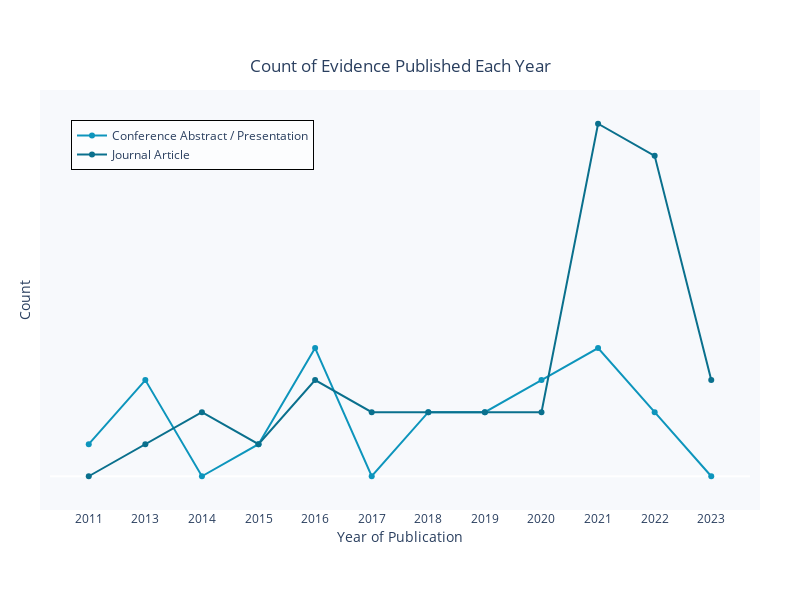

The notebook cell this image was saved under:
### Markdown cell above
&nbsp;

<span style="color:#FF6666; font-weight:600;">Grouped Data Line Graph (two sets of data)</span>

### Code cell
# Define color values
gorilla_dark_blue = 'rgb(10, 112, 141)'
gorilla_light_blue = 'rgb(13, 149, 188)'

# Get the value counts 
df = dataframe_one.groupby("Type of Evidence")["Year of Publication"].value_counts().reset_index(name='Count')

# First Filter (optional)
values_to_exclude = []
filt = df['Count'].isin(values_to_exclude)
df = df[~filt]

# Second Filter  (optional)
filt = df['Year of Publication'] >2000
df = df[filt]

# Pivot the DataFrame so years are columns, evidence_types are rows, and the values are counts
pivot_df = df.pivot(index='Type of Evidence', columns='Year of Publication', values='Count').fillna(0)

# Create the figure
fig = go.Figure()

# Add a line for each evidence_type
for evidence_type, row in pivot_df.iterrows():
    fig.add_trace(go.Scatter(
        x=row.index.astype(str),  # x values are the years
        y=row.values,  # y values are the counts
        name=evidence_type,
        text=row.values,
        mode='lines+markers',
        marker=dict(color=gorilla_light_blue if evidence_type == 'Conference Abstract / Presentation' else gorilla_dark_blue)
    ))

# Set the title and axis labels
fig.update_layout(
    width=800,
    height=600,
    title={
        'text': 'Count of Evidence Published Each Year',
        'x': 0.5,
        'y': 0.9,
        'xanchor': 'center',
        'yanchor': 'top'
    },
    plot_bgcolor='rgba(229, 236, 246, 0.3)',  # Change the background color. Use any valid color string.
    showlegend = True,  # Legend on/off
    
    yaxis=dict(
        title='Count',  # Y-axis title
        showticklabels=True,
        tickvals=pivot_df.columns.astype(str),
        ticktext=pivot_df.columns.astype(str),
        showgrid=True,  # This turns the y-gridlines on/off
    ),
    
    xaxis=dict(
        title='Year of Publication',
        showticklabels=True, 
        showgrid=False,  # This turns the x-gridlines on/off
        tickformat='d',  # Format the tick labels as integers
        nticks=20,  # Set the number of x-axis ticks
        tickangle =0,
    ),
    
    legend=dict(
        x=0.03,
        y=0.95,
        bgcolor='rgba(255, 255, 255, 0.7)',
        bordercolor='black',
        borderwidth=1
    ),
    
    margin=dict(  # Adjust the margins around the plot
        l=50,  # left margin
        r=50,  # right margin
        b=100,  # bottom margin
        t=100,  # top margin
        pad=10  # padding
    ),
)

# Show the graph
fig.show()

### Figure 1 — Plotly figure (JSON) as saved in the notebook; plotly's stock layout.template omitted (floating-point values rounded to 4 significant figures)
{"data": [{"marker": {"color": "rgb(13, 149, 188)"}, "mode": "lines+markers", "name": "Conference Abstract / Presentation", "text": [1, 3, 0, 1, 4, 0, 2, 2, 3, 4, 2, 0], "type": "scatter", "x": ["2011", "2013", "2014", "2015", "2016", "2017", "2018", "2019", "2020", "2021", "2022", "2023"], "y": [1, 3, 0, 1, 4, 0, 2, 2, 3, 4, 2, 0]}, {"marker": {"color": "rgb(10, 112, 141)"}, "mode": "lines+markers", "name": "Journal Article", "text": [0, 1, 2, 1, 3, 2, 2, 2, 2, 11, 10, 3], "type": "scatter", "x": ["2011", "2013", "2014", "2015", "2016", "2017", "2018", "2019", "2020", "2021", "2022", "2023"], "y": [0, 1, 2, 1, 3, 2, 2, 2, 2, 11, 10, 3]}], "layout": {"height": 600, "legend": {"bgcolor": "rgba(255, 255, 255, 0.7)", "bordercolor": "black", "borderwidth": 1, "x": 0.03, "y": 0.95}, "margin": {"b": 100, "l": 50, "pad": 10, "r": 50, "t": 100}, "plot_bgcolor": "rgba(229, 236, 246, 0.3)", "showlegend": true, "title": {"text": "Count of Evidence Published Each Year", "x": 0.5, "xanchor": "center", "y": 0.9, "yanchor": "top"}, "width": 800, "xaxis": {"nticks": 20, "showgrid": false, "showticklabels": true, "tickangle": 0, "tickformat": "d", "title": {"text": "Year of Publication"}}, "yaxis": {"showgrid": true, "showticklabels": true, "ticktext": ["2011", "2013", "2014", "2015", "2016", "2017", "2018", "2019", "2020", "2021", "2022", "2023"], "tickvals": ["2011", "2013", "2014", "2015", "2016", "2017", "2018", "2019", "2020", "2021", "2022", "2023"], "title": {"text": "Count"}}}}
